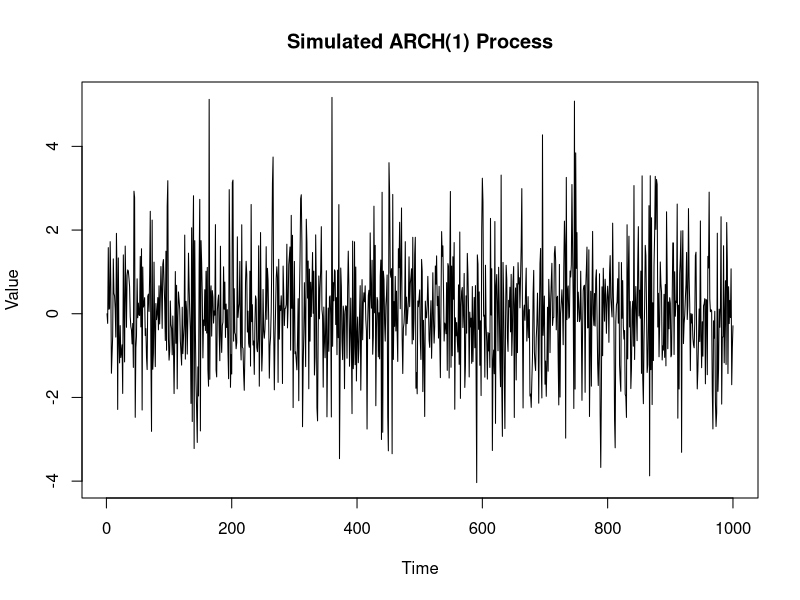
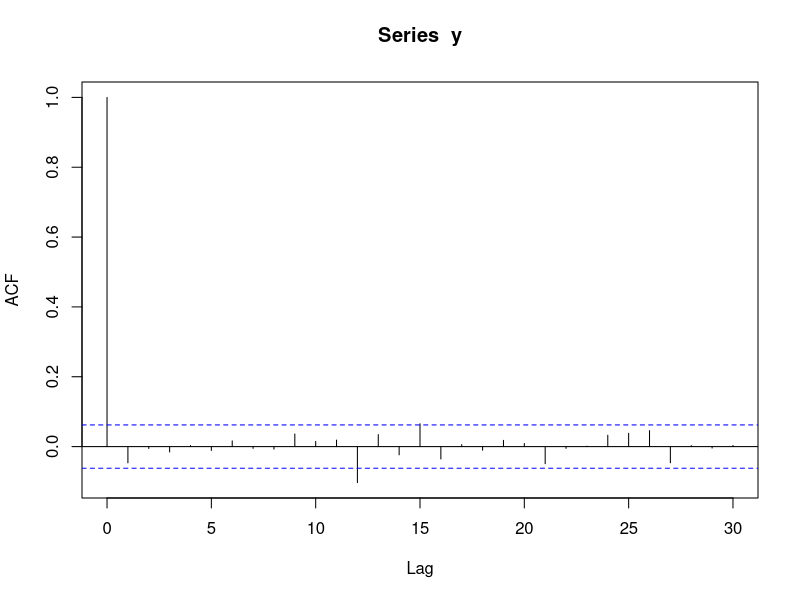

These figures' R source, in order:
# Page no. 199
# Answer may vary due to randomization
alpha0 <- 1
alpha1 <- 0.5
n <- 1000 
set.seed(123) 
epsilon <- rnorm(n)  
sigma2 <- numeric(n)  
y <- numeric(n) 
for (t in 2:n) {
  sigma2[t] <- alpha0 + alpha1 * y[t-1]^2
  y[t] <- sqrt(sigma2[t]) * epsilon[t]
}
plot(y, type = "l", main = "Simulated ARCH(1) Process", xlab = "Time", ylab = "Value")
acf(y)
